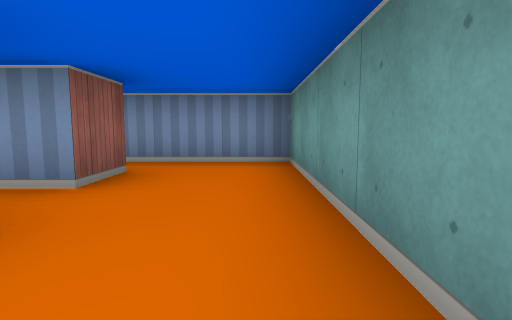
[1] (above)

13 first-person views from a walk through a cub3D maze. The camera is about half as high as the walls, tilts 6° down and sees 80° across. The floor is counted in squares. Each view is taken from the middle of a square. On the plan, view 1 faces up. The plan holds only what a view shows up to about 9 squares ahead; the rest is blank.

[2]
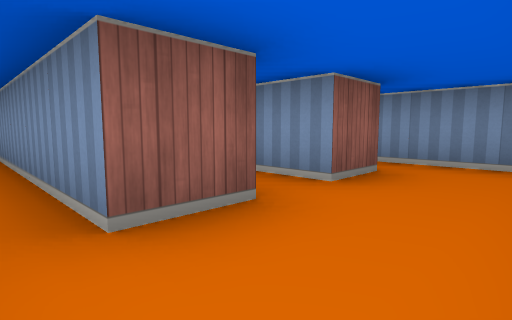

[3]
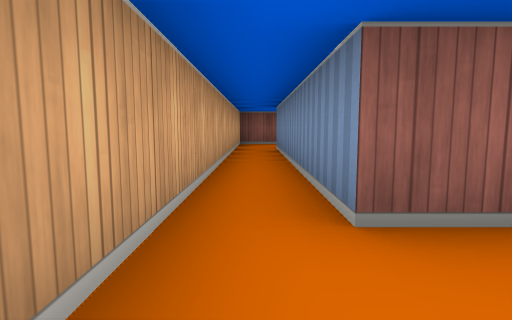

[4]
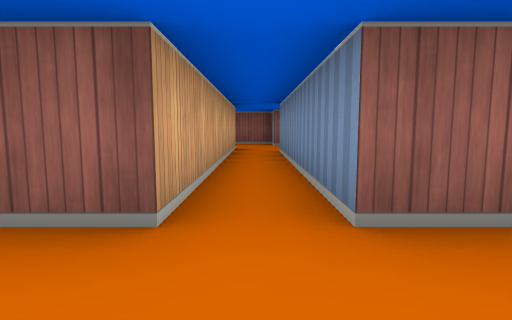

[5]
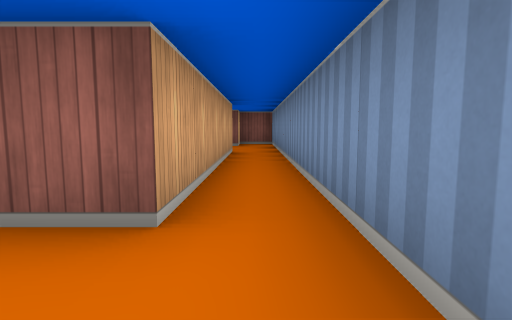

[6]
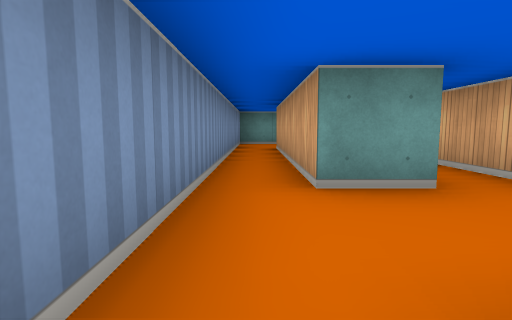

[7]
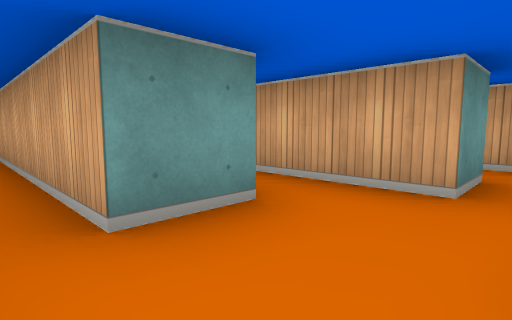

[8]
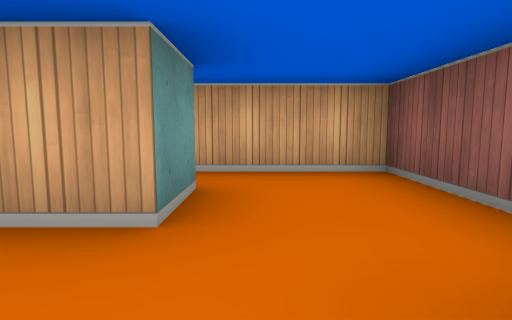

[9]
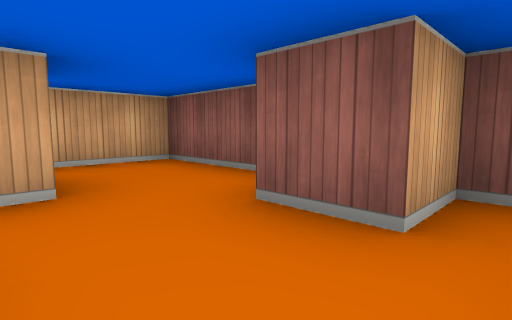

[10]
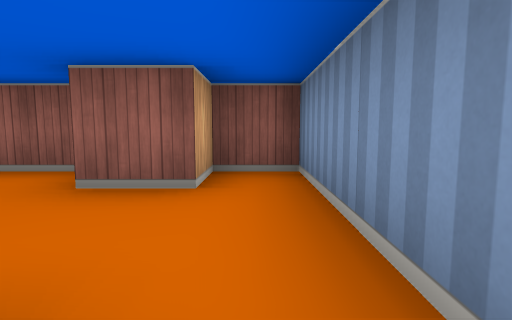

[11]
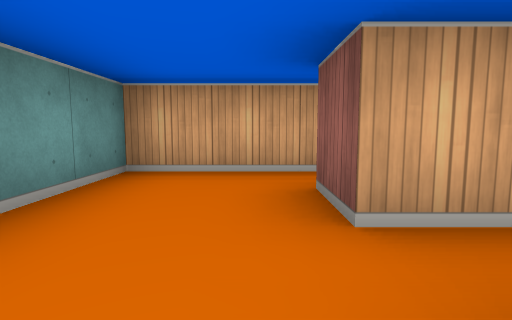

[12]
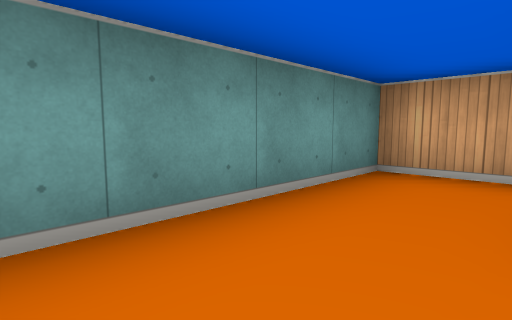

[13]
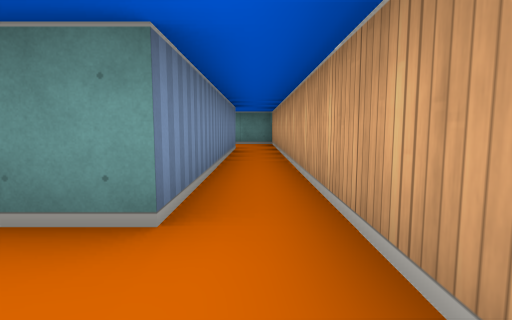

### Floor plan
Points are (right, up) in squares from view 1. A wall is a line through its corners. A room is listed if a view was taken in it or the views show most of it. See-through windows are left out.
Room 1 (views 1, 2, 3, 13)
walls: (-1.5, 1.5) (-1.5, 0.5) (-7.5, 0.5) (-7.5, 1.5); (-9.5, 2) (-9.5, -0.5) (0.5, -0.5) (0.5, 1.5)
ways out: opening at (-8.5, 1) to room 2; opening at (-0.5, 1) to room 2
Room 2 (views 4, 8, 11, 12)
walls: (-1.5, 3.5) (-1.5, 2.5) (-6.5, 2.5) (-6.5, 3.5); (-7.5, 1.5) (-1.5, 1.5); (0.5, 1.5) (0.5, 3.5); (-8.5, 3.5) (-8.5, 2.5)
ways out: opening at (-8.5, 1) to room 1; opening at (-0.5, 1) to room 1; opening at (-7.5, 3) to room 3; opening at (-0.5, 3) to room 3
Room 3 (views 5, 6, 7, 9, 10)
walls: (-6.5, 3.5) (-1.5, 3.5); (0.5, 3.5) (0.5, 4.5) (-9.5, 4.5) (-9.5, 3.5) (-8.5, 3.5)
ways out: opening at (-7.5, 3) to room 2; opening at (-0.5, 3) to room 2

Positions as (right, up) in squares from view 1, and headings:
1: (0, 0), facing up
2: (0, 0), facing up-left
3: (0, 0), facing left
4: (0, 2), facing left
5: (0, 4), facing left
6: (-9, 4), facing right
7: (-8, 4), facing down-right
8: (-8, 3), facing down
9: (-7, 4), facing down-left
10: (-6, 4), facing left
11: (-1, 3), facing down
12: (-1, 3), facing down-right
13: (-9, 0), facing right
